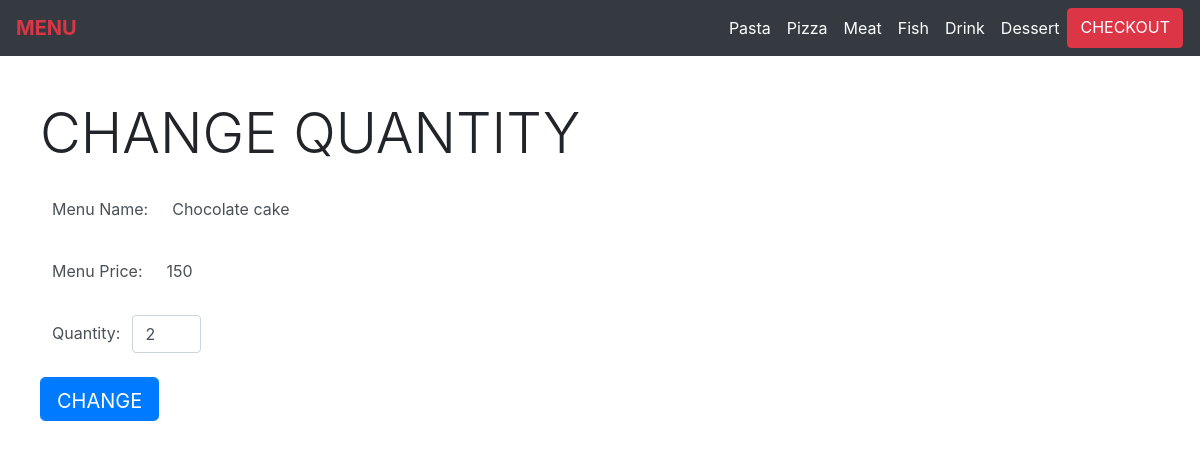
The page /UI/editOrder.php?order_id=6 (signed in) on the database its author committed.
### tables this page shows
CREATE TABLE `categories` (
  `category_id` int(11) NOT NULL,
  `category_name` varchar(50) NOT NULL
);

CREATE TABLE `orders` (
  `order_id` int(11) NOT NULL,
  `order_time` datetime NOT NULL DEFAULT current_timestamp(),
  `receive_status` varchar(10) NOT NULL,
  `serve_time` datetime DEFAULT NULL,
  `menu_id` int(11) NOT NULL,
  `account_id` int(11) NOT NULL,
  `order_quantity` varchar(50) NOT NULL
);

CREATE TABLE `menu` (
  `menu_id` int(11) NOT NULL,
  `menu_name` varchar(50) NOT NULL,
  `menu_price` varchar(50) NOT NULL,
  `category_id` varchar(50) NOT NULL,
  `menu_picture` varchar(100) NOT NULL,
  `menu_amount` varchar(1000) NOT NULL DEFAULT '0'
);

### class/database.php (called while the page is built, shortened)
<?php
    class Database{
        private $servername = "localhost";
        private $db_username = "root";
        private $db_password = "";
        private $database = "my_portfolio";
        public function __construct(){
            $this->conn = new mysqli($this->servername,$this->db_username,$this->db_password,$this->database);
            return $this->conn;
        }
    }
?>

### categoryAction.php (called while the page is built, shortened)
<?php
    require_once 'class/categories.php';
    $category = new Categories();
?>

### class/categories.php (called while the page is built, shortened)
<?php
    require_once 'database.php';
    class Categories extends Database{
        public function displayCategory(){
            $sql = "SELECT * FROM categories";
            $result = $this->conn->query($sql);
            $rows = array();
            if($result->num_rows > 0){
                while($row = $result->fetch_assoc()){
                    $rows[] = $row;
                }
                return $rows;
            }
        }
    }
?>

### orderAction.php (called while the page is built, shortened)
<?php
    require_once 'class/orders.php';
    $order = new Orders();
?>

### class/orders.php (called while the page is built, shortened)
<?php
    require_once 'database.php';
    class Orders extends Database{
        public function getSpecificOrder($order_id){
            $sql = "SELECT * FROM orders INNER JOIN menu ON orders.menu_id = menu.menu_id WHERE order_id = '$order_id'";
            $result = $this->conn->query($sql);
            if($result == false){
                die("No Record Found: ".$this->conn->error);
            }else{
                return $result->fetch_assoc();
            }
        }
    }
?>

### UI/editOrder.php (the view, shortened to what this page needs)
<?php include 'menuHeader.php'?>
<?php
    $order_id = $_GET['order_id'];
    $row = $order->getSpecificOrder($order_id);
?>
<div class="container" style="margin-top:100px;">
        <div class="form-row ">
            <div class="form-group">
                <h1 class="display-4">CHANGE QUANTITY</h1>
            </div>
        </div>
        <div class="form-row">
            <div class="form-group">
                <label class="form-control border-0" for="">Menu Name: </label>
            </div>
            <div class="form-group">
                <h2 class="form-control border-0"><?php echo $row['menu_name']?></h2>
            </div>
        </div>
        <div class="form-row">
            <div class="form-group">
                <label class="form-control border-0" for="">Menu Price: </label>
            </div>
            <div class="form-group">
                <h2 class="form-control border-0"><?php echo $row['menu_price']?></h2>
            </div>
        </div>
        <form action="../orderAction.php" method="post">
        <div class="form-row">
            <div class="form-group">
                <label class="form-control border-0" for="">Quantity: </label>
            </div>
            <div class="form-group">
                <input type="number" name="new_quantity" value="<?php  echo $row['order_quantity'] ?>" class="form-control col-md-3" id="">
            </div>
        </div>
        <div class="form-row">
                    <div class="form-group">
                        <input type="submit" name="change_quantity" value="Change" class="btn btn-primary btn btn-lg text-uppercase form-control" id="">
                    </div>
                </div>
        </form>
        </div>
</body>
</html>

### UI/menuHeader.php (shortened to what this page needs)
<?php
    include '../categoryAction.php';
    include '../orderAction.php';
?>
<!DOCTYPE html>
<html lang="en">
<head>
    <link rel="stylesheet" href="https://stackpath.bootstrapcdn.com/bootstrap/4.4.1/css/bootstrap.min.css"
>
</head>
<body>
    <nav class="navbar navbar-expand-lg navbar-dark bg-dark fixed-top">
        <a href="newUserMenu.php" class="navbar-brand text-danger font-weight-bolder">MENU</a>
        <div class="collapse navbar-collapse justify-content-end" id="navbarContent">
            <ul class="nav navbar-nav">
                <div class="row">
                <?php
                    $allCategories = $category->displayCategory();
                    foreach($allCategories as $all_category){
                        $category_id = $all_category['category_id'];
                        $category_name = $all_category['category_name'];
                        echo "
                        <li class='nav-item'>
                            <a class='nav-link text-capitalize text-white' href='newSpecificMenu.php?category_id=".$category_id."'>".$category_name."</a>
                        </li>
                        ";
                    }
                ?>
                <a href="billCalculator.php" class="btn btn-danger text-white mr-3">CHECKOUT</a>
                </div>
            </ul>
        </div>
    </nav>

### rows shown on the page
categories: category_name "Pasta"
categories: category_name "Pizza"
categories: category_name "Meat"
categories: category_name "Fish"
categories: category_name "Drink"
categories: category_name "Dessert"
orders: menu.menu_name "Chocolate cake", menu.menu_price "150", new_quantity "2"
